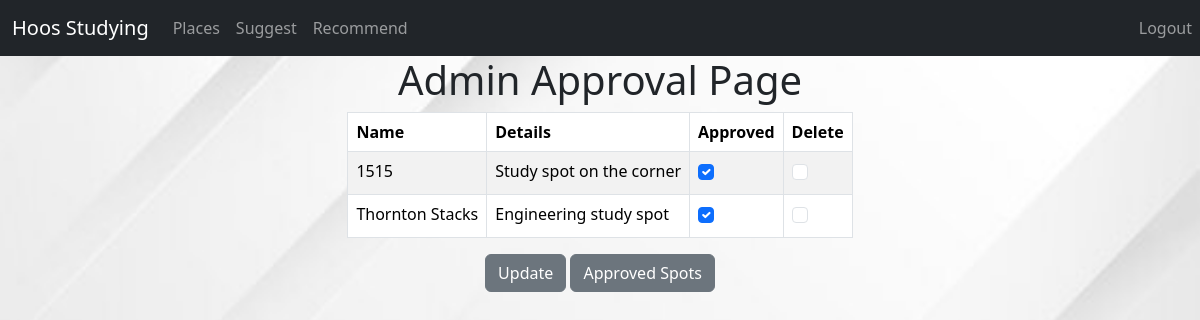
Page /approval/ on the earlier database version.
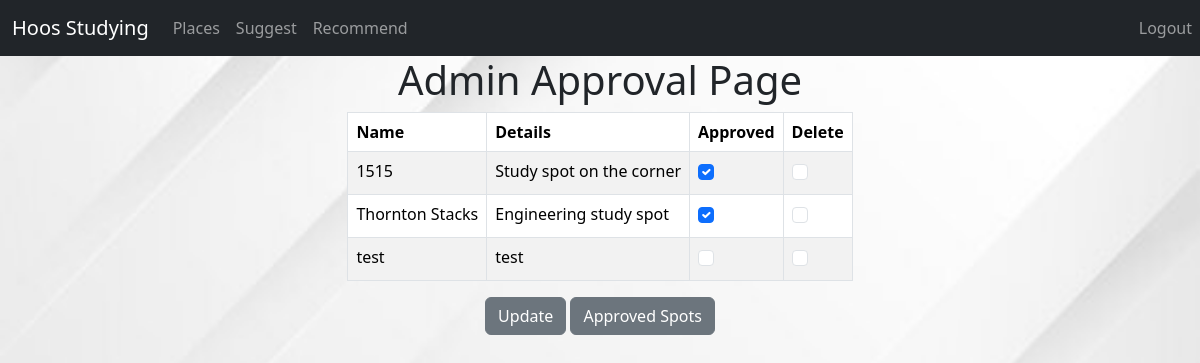
Same page on the later database version.
### cs3240/models.py (models this page shows, shortened)
class Place(models.Model):
    name = models.CharField(max_length=200)
    details = models.CharField(max_length=700)
    address = map_fields.AddressField(max_length=200)
    admin_approved = models.BooleanField(default=False)
    delete_place = models.BooleanField(default=False)
    locations = [("Central Grounds", "central"),
                 ("North Grounds", "north"),
                 ("South Grounds", "south")]
    location = models.CharField(blank=True, choices=locations, max_length=15)
    avg_busy_rating = models.FloatField(default = 5)
    avg_wifi_outlet_rating = models.FloatField(default = 5)
    def __str__(self):
        return self.name

### cs3240/views.py (the view)
# urls.py: path('approval/',views.admin_approval, name="approval"),
def admin_approval(request):
    places_list = Place.objects.all()
    if request.method == "POST":
        id_list = request.POST.getlist('boxes')
        did_list = request.POST.getlist('Dboxes')
        places_list.update(delete_place = False)
        places_list.update(admin_approved = False)
        for id in id_list:
            Place.objects.filter(pk=int(id)).update(admin_approved = True)
        for id in did_list:
            Place.objects.filter(pk=int(id)).delete()
        return redirect('places')
    else:
        return render(request, "approval.html", {"places_list":places_list})

### cs3240/templates/approval.html (shortened to what this page needs)
{% load socialaccount %}
<html>
        <link href="https://cdn.jsdelivr.net/npm/bootstrap@5.3.2/dist/css/bootstrap.min.css" rel="stylesheet">
        <link rel="stylesheet" href="../static/page.css">
        <nav class="navbar navbar-expand-lg navbar-dark bg-dark">
            <div class="container-fluid">
                <a class="navbar-brand" href="{% url 'home' %}">Hoos Studying</a>
                <div class="collapse navbar-collapse" id="navbarNav">
                <ul class="navbar-nav">
                    <li class="nav-item">
                        <a class="nav-link"  href="{% url 'places' %}">Places</a>
                    </li>
                    <li class="nav-item">
                    <a class="nav-link" href="{% url 'suggest' %}">Suggest</a>
                    </li>
                    <li class="nav-item">
                        <a id="recommend" class="nav-link" href="{% url 'recommend' %}">Recommend</a>
                    </li>
                </ul>
                </div>
            </div>
                <ul class="nav navbar-nav navbar-right">
                    <li class="nav-item">
                        <a   class="nav-link" href="{% url 'logout' %}">Logout</a>
                    </li>
                </ul>
            </nav>
        <div class="container">
            <h1>Admin Approval Page</h1>
        <form action = "" method="post">
        <table class="table table-striped table-hover table-bordered">
            <thead class="thead-dark">
                <tr>
                <th scope="col">Name</th>
                <th scope="col">Details</th>
                <th scope="col">Approved</th>
                <th scope="col">Delete</th>
                </tr>
            </thead>
            <tbody>
            {% for place in places_list %}
            <tr>
                <td>{{ place }}</td>
                <td>{{ place.details }}</td>
                <td>
                    {% if place.admin_approved %}
                        <div class = "form-check">
                            <input class = "form-check-input" type = "checkbox" checked = "checked" value = {{place.id}} name = "boxes"/>
                        </div>
                    {% else %}
                        <div class = "form-check">
                            <input class = "form-check-input" type = "checkbox" value = {{place.id}} name = "boxes"/>
                        </div>
                    {% endif %}
                </td>
                <td>
                    {% if place.delete %}
                        <div class = "form-check">
                            <input class = "form-check-input" type = "checkbox" checked = "checked" value = {{place.id}} name = "Dboxes"/>
                        </div>
                    {% else %}
                        <div class = "form-check">
                            <input class = "form-check-input" type = "checkbox" value = {{place.id}} name = "Dboxes"/>
                        </div>
                    {% endif %}
                </td>
                </tr>
            {% endfor %}
            </tbody>
        </table>
        <center>
            <button class='btn btn-secondary' type="submit">Update</button>
            <a href = "{% url 'places' %}">
                <button class='btn btn-secondary'>Approved Spots</button>
            </a>
        </center>
    </form>
        </div>
    </body>
</html>

Differences in the rows shown:
added Place: name "test", details "test"
